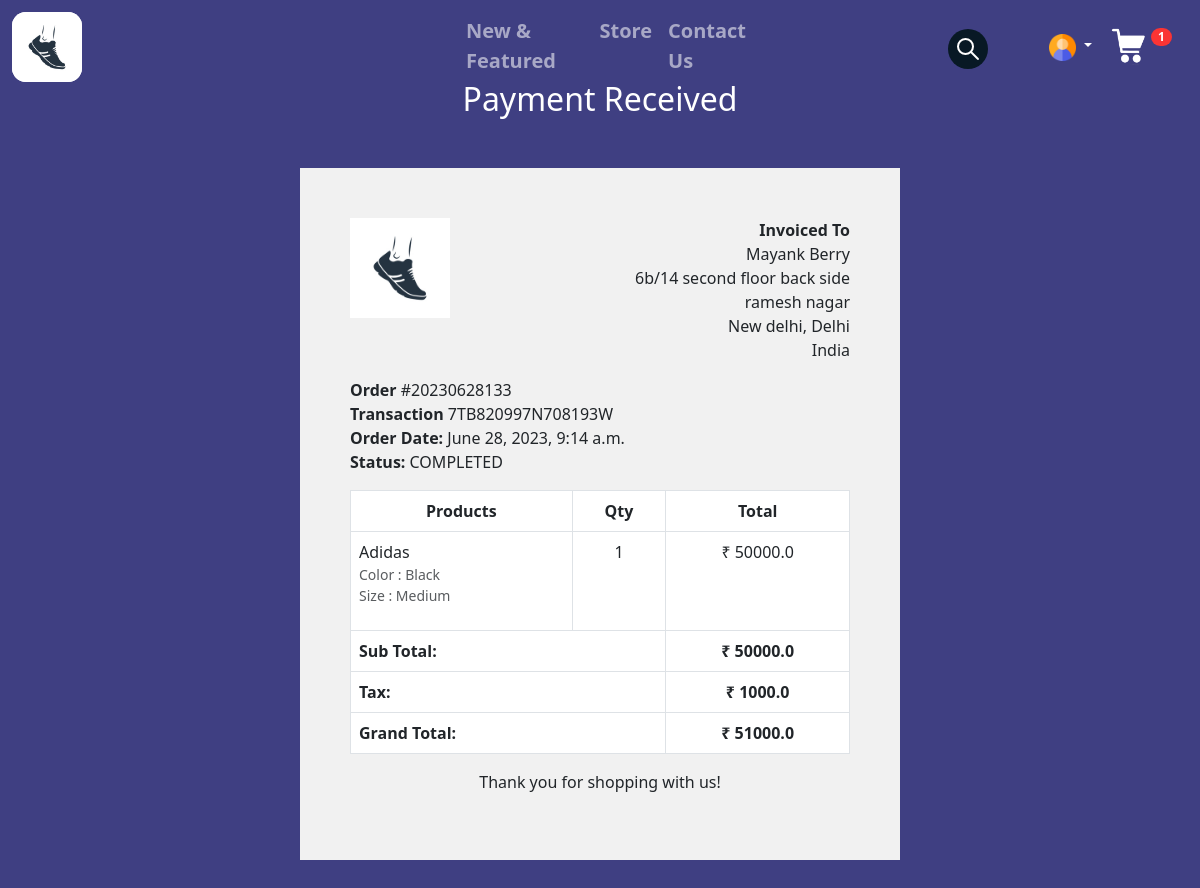
The app's page /accounts/order_detail/20230628133/ (signed in) with its own data.
### orders/models.py (models this page shows, shortened)
class Order(models.Model):
    STATUS = (
        ('New', 'New'),
        ('Accepted', 'Accepted'),
        ('Completed', 'Completed'),
        ('Cancelled', 'Cancelled'),
    )
    user            = models.ForeignKey(Account, on_delete=models.SET_NULL, null=True)
    payment         = models.ForeignKey(Payment, on_delete=models.SET_NULL, blank=True, null=True)
    order_number    = models.CharField(max_length=20)
    first_name      = models.CharField(max_length=50)
    last_name       = models.CharField(max_length=50)
    phone           = models.CharField(max_length=15)
    email           = models.CharField(max_length=50)
    address_line_1  = models.CharField(max_length=50)
    address_line_2  = models.CharField(max_length=50, blank=True)
    country         = models.CharField(max_length=50)
    state           = models.CharField(max_length=50)
    city            = models.CharField(max_length=50)
    order_note      = models.CharField(max_length=100, blank=True)
    order_total     = models.FloatField()
    tax             = models.FloatField()
    status          = models.CharField(max_length=10, choices=STATUS, default='New')
    ip              = models.CharField(max_length=20, blank=True)
    is_ordered      = models.BooleanField(default=False)
    created_at      = models.DateTimeField(auto_now_add=True)
    updated_at      = models.DateTimeField(auto_now=True)
    def full_name(self):
        return f'{self.first_name} {self.last_name}'
    def full_address(self):
        return f'{self.address_line_1} {self.address_line_2}'

class Payment(models.Model):
    user           = models.ForeignKey(Account, on_delete=models.CASCADE)
    payment_id     = models.CharField(max_length=100)
    payment_method = models.CharField(max_length=100)
    amount_paid    = models.CharField(max_length=100)
    status         = models.CharField(max_length=100)
    created_at     = models.DateTimeField(auto_now_add=True)

class OrderProduct(models.Model):
    order           = models.ForeignKey(Order, on_delete=models.CASCADE)
    payment         = models.ForeignKey(Payment, on_delete=models.SET_NULL, blank=True, null=True)
    user            = models.ForeignKey(Account, on_delete=models.CASCADE)
    product         = models.ForeignKey(Product, on_delete=models.CASCADE)
    variations      = models.ManyToManyField(Variation, blank=True)
    quantity        = models.IntegerField()
    product_price   = models.FloatField()
    ordered         = models.BooleanField(default=False)
    created_at      = models.DateTimeField(auto_now_add=True)
    updated_at      = models.DateTimeField(auto_now=True)

### store/models.py (models this page shows, shortened)
class Product(models.Model):
    product_name   = models.CharField(max_length=200, unique=True)
    slug           = models.SlugField(max_length=200, unique=True)
    description    = models.TextField(max_length=200, unique=True)
    price          = models.IntegerField()
    images         = models.ImageField(upload_to='photos/products')
    stock          = models.IntegerField()
    is_available   = models.BooleanField(default=True)
    category       = models.ForeignKey(Category, on_delete=models.CASCADE)
    created_date   = models.DateTimeField(auto_now_add=True)
    modified_date  = models.DateTimeField(auto_now=True)

class Variation(models.Model):
    product = models.ForeignKey(Product, on_delete=models.CASCADE)
    variation_category = models.CharField(max_length=100, choices=variation_category_choice)
    variation_value = models.CharField(max_length=100)
    is_active = models.BooleanField(default=True)
    created_date = models.DateTimeField(auto_now=True)
    objects = VariationManager()

### accounts/views.py (the view)
# urls.py: path('order_detail/<int:order_id>/', views.order_detail, name='order_detail'),
@login_required(login_url='login')
def order_detail(request, order_id):
    order_detail = OrderProduct.objects.filter(order__order_number=order_id)
    order = Order.objects.get(order_number=order_id)
    subtotal = 0
    for i in order_detail:
        subtotal += i.product_price * i.quantity
    context = {
        'order_detail': order_detail,
        'order': order,
        'subtotal': subtotal,
    }
    return render(request, 'accounts/order_detail.html', context)

### carts/context_processors.py (called while the page is built)
def counter(request):
    cart_count = 0
    if 'admin' in request.path:
        return {}
    else:
        try:
            cart = Cart.objects.filter(cart_id=_cart_id(request))
            if request.user.is_authenticated:
                cart_items = CartItem.objects.all().filter(user=request.user)
            else:
                cart_items = CartItem.objects.all().filter(cart=cart[:1])
            for cart_item in cart_items:
                cart_count += cart_item.quantity
        except Cart.DoesNotExist:
            cart_count = 0
    return dict(cart_count=cart_count)

### carts/views.py (called while the page is built)
def _cart_id(request):
    cart = request.session.session_key
    if not cart:
        cart = request.session.create()
    return cart

### category/context_processors.py (called while the page is built)
def menu_links(request):
    links = Category.objects.all()
    return dict(links=links)

### template/accounts/order_detail.html (shortened to what this page needs)
{% extends 'base.html' %}
{% block style %}
{% load static %}
<link rel="stylesheet" type="text/css" href="{% static 'css/order_completestyle.css' %}">
{% endblock style %}
{% block body %}
<div class="container" style="margin-top: 80px;">
    <h2 class="text-center" id="success">Payment Received</h2>
</div>
<div class="container" style="margin: 0 auto;width: 50%;padding: 50px;background: #f1f1f1;margin-top: 50px;margin-bottom: 50px;">
    <div class="row invoice row-printable">
        <div class="col-md-12">
            <div class="panel panel-default plain" id="dash_0">
                <div class="panel-body p30">
                    <div class="row">
                        <div class="col-lg-6">
                            <div class="invoice-logo"><img src="{% static '/images/logo.jpg' %}" alt="Invoice logo" style="max-height: 100px;"></div>
                        </div>
                        <div class="col-lg-6">
                            <div class="invoice-from">
                                <ul class="list-unstyled" id="invoiced_to">
                                    <li><strong>Invoiced To</strong></li>
                                    <li>{{order.full_name}}</li>
                                    <li>{{order.full_address}}</li>
                                    <li>{{order.city}}, {{order.state}}</li>
                                    <li>{{order.country}}</li>
                                </ul>
                            </div>
                        </div>
                        <div class="col-lg-12">
                            <div class="invoice-details mt25">
                                <div class="well">
                                    <ul class="list-unstyled mb0">
                                        <li><strong>Order</strong> #{{order.order_number}}</li>
                                        <li><strong>Transaction</strong> {{order.payment.payment_id}}</li>
                                        <li><strong>Order Date:</strong> {{order.created_at}}</li>
                                        <li><strong>Status:</strong> {{order.payment.status}}</li>
                                    </ul>
                                </div>
                            </div>
                            <div class="invoice-items">
                                <div class="table-responsive" style="overflow: hidden; outline: none;" tabindex="0">
                                    <table class="table table-bordered">
                                        <thead>
                                            <tr>
                                                <th class="per70 text-center">Products</th>
                                                <th class="per5 text-center">Qty</th>
                                                <th class="per25 text-center">Total</th>
                                            </tr>
                                        </thead>
                                        <tbody>
                                            {% for item in order_detail %}
                                            <tr>
                                                <td>{{item.product.product_name}}
                                                    <p class="text-muted small">
                                                        {% if item.variations.all %}
                                                        {% for i in item.variations.all %}
                                                        {{ i.variation_category | capfirst }} : {{ i.variation_value |capfirst }} <br>
                                                        {% endfor %}
                                                        {% endif %}
                                                    </p>
                                                </td>
                                                <td class="text-center">{{item.quantity}}</td>
                                                <td class="text-center">₹ {{item.product_price}}</td>
                                            </tr>
                                            {% endfor %}
                                        </tbody>
                                        <tfoot>
                                            <tr>
                                                <th colspan="2" class="text-right">Sub Total:</th>
                                                <th class="text-center">₹ {{subtotal}}</th>
                                            </tr>
                                            <tr>
                                                <th colspan="2" class="text-right">Tax:</th>
                                                <th class="text-center">₹ {{order.tax}}</th>
                                            </tr>
                                            <tr>
                                                <th colspan="2" class="text-right">Grand Total:</th>
                                                <th class="text-center">₹ {{order.order_total}}</th>
                                            </tr>
                                        </tfoot>
                                    </table>
                                </div>
                            </div>
                            <div class="invoice-footer mt25">
                                <p class="text-center">Thank you for shopping with us!</p>
                            </div>
                        </div>
                    </div>
                </div>
            </div>
        </div>
    </div>
    </div>
{% endblock %}

### static/css/styles.css (style rules this page uses)
body { background-color: rgb(63, 63, 130); }

### static/css/order_completestyle.css (style rules this page uses)
#success { color: white; }
#invoiced_to li { text-align: right; }

### records on screen
Order: full_name "Mayank Berry", full_address "6b/14 second floor back side ramesh nagar", city "New delhi", state "Delhi", country "India", order_number "20230628133", payment.payment_id "7TB820997N708193W", created_at "June 28, 2023, 9:14 a.m.", payment.status "COMPLETED", tax "1000.0", order_total "51000.0"
OrderProduct: product.product_name "Adidas", quantity "1", product_price "50000.0"
Variation: variation_category "Color", variation_value "Black"
Variation: variation_category "Size", variation_value "Medium"

### other values on screen
{{ cart_count }} "1"
{{ subtotal }} "50000.0"
